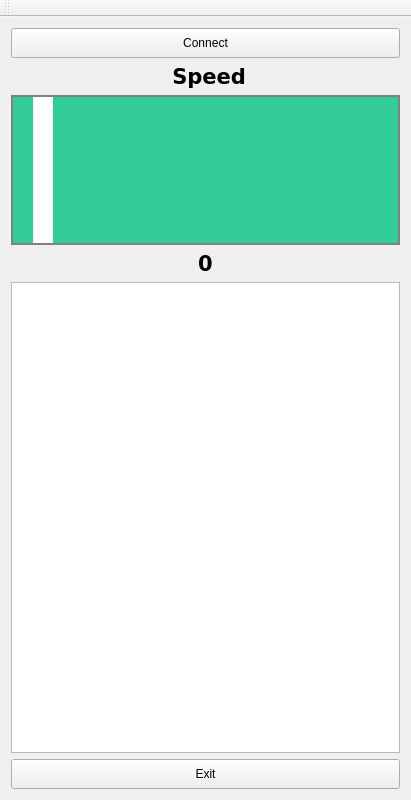
<?xml version="1.0" encoding="UTF-8"?>
<ui version="4.0">
 <class>MainWindow</class>
 <widget class="QMainWindow" name="MainWindow">
  <property name="geometry">
   <rect>
    <x>0</x>
    <y>0</y>
    <width>411</width>
    <height>800</height>
   </rect>
  </property>
  <property name="maximumSize">
   <size>
    <width>500</width>
    <height>800</height>
   </size>
  </property>
  <property name="windowTitle">
   <string>MainWindow</string>
  </property>
  <widget class="QWidget" name="centralWidget">
   <layout class="QVBoxLayout" name="verticalLayout">
    <item>
     <layout class="QHBoxLayout" name="horizontalLayout">
      <item>
       <widget class="QPushButton" name="m_pBConnect">
        <property name="minimumSize">
         <size>
          <width>0</width>
          <height>30</height>
         </size>
        </property>
        <property name="text">
         <string>Connect</string>
        </property>
       </widget>
      </item>
     </layout>
    </item>
    <item>
     <widget class="QLabel" name="m_labelSpeed">
      <property name="minimumSize">
       <size>
        <width>0</width>
        <height>0</height>
       </size>
      </property>
      <property name="maximumSize">
       <size>
        <width>16777215</width>
        <height>16777215</height>
       </size>
      </property>
      <property name="font">
       <font>
        <family>DejaVu Sans</family>
        <pointsize>16</pointsize>
        <weight>75</weight>
        <bold>true</bold>
       </font>
      </property>
      <property name="text">
       <string> Speed</string>
      </property>
      <property name="alignment">
       <set>Qt::AlignCenter</set>
      </property>
     </widget>
    </item>
    <item>
     <layout class="QHBoxLayout" name="horizontalLayout_8">
      <item>
       <widget class="QScrollBar" name="m_scrollSpeed">
        <property name="sizePolicy">
         <sizepolicy hsizetype="Preferred" vsizetype="Fixed">
          <horstretch>0</horstretch>
          <verstretch>0</verstretch>
         </sizepolicy>
        </property>
        <property name="minimumSize">
         <size>
          <width>0</width>
          <height>150</height>
         </size>
        </property>
        <property name="font">
         <font>
          <family>Ubuntu Condensed</family>
          <pointsize>14</pointsize>
          <weight>75</weight>
          <bold>true</bold>
         </font>
        </property>
        <property name="styleSheet">
         <string notr="true">QScrollBar:horizontal {
    border: 2px solid grey;
    background: #32CC99;
    height: 15px;
    margin: 0px 20px 0 20px;
}
QScrollBar::handle:horizontal {
    background: white;
    min-width: 20px;
}
QScrollBar::add-line:horizontal {
    border: 2px solid grey;
    background: #32CC99;
    width: 20px;
    subcontrol-position: right;
    subcontrol-origin: margin;
}

QScrollBar::sub-line:horizontal {
    border: 2px solid grey;
    background: #32CC99;
    width: 20px;
    subcontrol-position: left;
    subcontrol-origin: margin;
}

QScrollBar::sub-page:horizontal {
    background: #0B615E;
}

QScrollBar::add-page:horizontal {
    background: #32CC99;
}</string>
        </property>
        <property name="maximum">
         <number>100</number>
        </property>
        <property name="pageStep">
         <number>1</number>
        </property>
        <property name="sliderPosition">
         <number>0</number>
        </property>
        <property name="orientation">
         <enum>Qt::Horizontal</enum>
        </property>
       </widget>
      </item>
     </layout>
    </item>
    <item>
     <widget class="QLabel" name="m_textSpeed">
      <property name="minimumSize">
       <size>
        <width>0</width>
        <height>0</height>
       </size>
      </property>
      <property name="maximumSize">
       <size>
        <width>16777215</width>
        <height>16777215</height>
       </size>
      </property>
      <property name="font">
       <font>
        <family>DejaVu Sans</family>
        <pointsize>16</pointsize>
        <weight>75</weight>
        <bold>true</bold>
       </font>
      </property>
      <property name="text">
       <string>0</string>
      </property>
      <property name="alignment">
       <set>Qt::AlignCenter</set>
      </property>
     </widget>
    </item>
    <item>
     <layout class="QHBoxLayout" name="horizontalLayout_10"/>
    </item>
    <item>
     <widget class="QTextBrowser" name="m_textStatus"/>
    </item>
    <item>
     <layout class="QHBoxLayout" name="horizontalLayout_3"/>
    </item>
    <item>
     <layout class="QHBoxLayout" name="horizontalLayout_2">
      <item>
       <widget class="QPushButton" name="m_pBExit">
        <property name="minimumSize">
         <size>
          <width>0</width>
          <height>30</height>
         </size>
        </property>
        <property name="text">
         <string>Exit</string>
        </property>
       </widget>
      </item>
     </layout>
    </item>
   </layout>
  </widget>
  <widget class="QToolBar" name="mainToolBar">
   <attribute name="toolBarArea">
    <enum>TopToolBarArea</enum>
   </attribute>
   <attribute name="toolBarBreak">
    <bool>false</bool>
   </attribute>
  </widget>
 </widget>
 <layoutdefault spacing="6" margin="11"/>
 <resources/>
 <connections/>
</ui>
